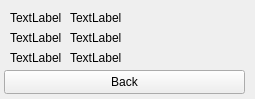
<?xml version="1.0" encoding="UTF-8"?>
<ui version="4.0">
 <class>Form</class>
 <widget class="QWidget" name="Form">
  <property name="geometry">
   <rect>
    <x>0</x>
    <y>0</y>
    <width>255</width>
    <height>99</height>
   </rect>
  </property>
  <property name="windowTitle">
   <string>Form</string>
  </property>
  <widget class="QLabel" name="label">
   <property name="geometry">
    <rect>
     <x>10</x>
     <y>10</y>
     <width>51</width>
     <height>16</height>
    </rect>
   </property>
   <property name="text">
    <string>TextLabel</string>
   </property>
  </widget>
  <widget class="QLabel" name="label_2">
   <property name="geometry">
    <rect>
     <x>10</x>
     <y>30</y>
     <width>51</width>
     <height>16</height>
    </rect>
   </property>
   <property name="text">
    <string>TextLabel</string>
   </property>
  </widget>
  <widget class="QLabel" name="label_3">
   <property name="geometry">
    <rect>
     <x>10</x>
     <y>50</y>
     <width>51</width>
     <height>16</height>
    </rect>
   </property>
   <property name="text">
    <string>TextLabel</string>
   </property>
  </widget>
  <widget class="QLabel" name="label_4">
   <property name="geometry">
    <rect>
     <x>70</x>
     <y>10</y>
     <width>181</width>
     <height>16</height>
    </rect>
   </property>
   <property name="text">
    <string>TextLabel</string>
   </property>
  </widget>
  <widget class="QLabel" name="label_5">
   <property name="geometry">
    <rect>
     <x>70</x>
     <y>30</y>
     <width>181</width>
     <height>16</height>
    </rect>
   </property>
   <property name="text">
    <string>TextLabel</string>
   </property>
  </widget>
  <widget class="QLabel" name="label_6">
   <property name="geometry">
    <rect>
     <x>70</x>
     <y>50</y>
     <width>181</width>
     <height>16</height>
    </rect>
   </property>
   <property name="text">
    <string>TextLabel</string>
   </property>
  </widget>
  <widget class="QPushButton" name="pushButton">
   <property name="geometry">
    <rect>
     <x>4</x>
     <y>70</y>
     <width>241</width>
     <height>24</height>
    </rect>
   </property>
   <property name="text">
    <string>Back</string>
   </property>
  </widget>
 </widget>
 <resources/>
 <connections/>
</ui>
